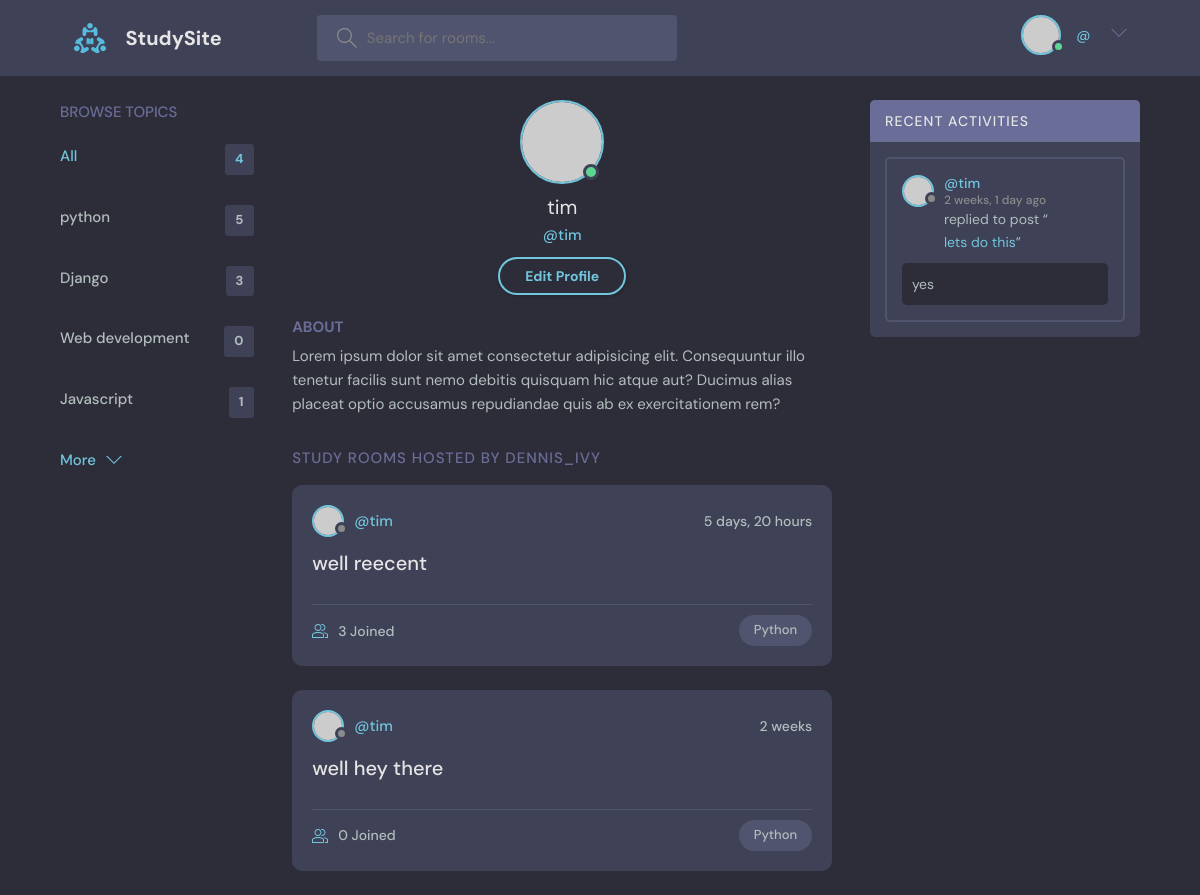
The app's page /profile/2/ with its own data.
### base/models.py (models this page shows, shortened)
class Topic(models.Model):
    name = models.CharField(max_length=200)

class Room(models.Model):
    host =models.ForeignKey(User,on_delete=models.CASCADE)
    topic =models.ForeignKey(Topic,on_delete=models.SET_NULL,null=True)
    name = models.CharField(max_length=200)
    description = models.TextField(null=True,blank=True)
    participants = models.ManyToManyField(User,related_name='participants',blank=True)
    updated = models.DateTimeField(auto_now=True)
    created = models.DateTimeField(auto_now_add=True)
    class Meta:
        ordering = ['-updated','-created']
    def __str__(self):
        return self.name

class Message(models.Model):
    user = models.ForeignKey(User,on_delete=models.CASCADE)
    room = models.ForeignKey(Room, on_delete=models.CASCADE)
    body = models.TextField()
    updated = models.DateTimeField(auto_now=True)
    created = models.DateTimeField(auto_now_add=True)
    class Meta:
        ordering = ['-updated','-created']

### base/views.py (the view)
# urls.py: path('profile/<str:pk>/',views.UserProfile,name="user-profile"),
def UserProfile(request,pk):
    user = User.objects.get(id=pk)
    rooms = user.room_set.all()
    room_messages = user.message_set.all()
    topics = Topic.objects.all()
    context = {'user':user,'rooms':rooms,'room_messages':room_messages,'topics':topics}
    return render(request,'base/profile.html',context)

### base/templates/base/profile.html
{% extends 'main.html' %}
{% block content %}
  <main class="profile-page layout layout--3">
    <div class="container">
      {% include 'base/topic_components.html' %}
      <div class="roomList">
        <div class="profile">
          <div class="profile__avatar">
            <div class="avatar avatar--large active">
              <img src="https://randomuser.me/api/portraits/men/11.jpg" />
            </div>
          </div>
          <div class="profile__info">
            <h3>{{user.username}}</h3>
            <p>@{{user.username}}</p>
            <a href="edit-user.html" class="btn btn--main btn--pill">Edit Profile</a>
          </div>
          <div class="profile__about">
            <h3>About</h3>
            <p>
              Lorem ipsum dolor sit amet consectetur adipisicing elit. Consequuntur illo tenetur
              facilis sunt nemo debitis quisquam hic atque aut? Ducimus alias placeat optio
              accusamus repudiandae quis ab ex exercitationem rem?
            </p>
          </div>
        </div>
        <div class="roomList__header">
          <div>
            <h2>Study Rooms Hosted by dennis_ivy</a>
            </h2>
          </div>
        </div>
        {% include 'base/feed_component.html' %}
      </div>
      {% include 'base/activity_component.html' %}
    </div>
  </main>
{% endblock %}

### base/templates/base/topic_components.html
<div class="topics">
    <div class="topics__header">
      <h2>Browse Topics</h2>
    </div>
    <ul class="topics__list">
      <li>
        <a href="{% url 'home' %}" class="active">All <span>{{topics.count}}</span></a>
      </li>
      {% for topic in topics %}
      <li>
        <a href="{% url 'home' %}?q={{topic.name}}">{{topic.name}} <span>{{topic.room_set.all.count}}</span></a>
      </li>
      {% endfor %}
    </ul>
    <a class="btn btn--link" href="topics.html">
      More
      <svg version="1.1" xmlns="http://www.w3.org/2000/svg" width="32" height="32" viewBox="0 0 32 32">
        <title>chevron-down</title>
        <path d="M16 21l-13-13h-3l16 16 16-16h-3l-13 13z"></path>
      </svg>
    </a>
  </div>

### base/templates/base/feed_component.html
{% for room in rooms%}
<div class="roomListRoom">
    <div class="roomListRoom__header">
      <a href="{% url 'user-profile' room.host.id %}" class="roomListRoom__author">
        <div class="avatar avatar--small">
          <img src="https://randomuser.me/api/portraits/women/11.jpg" />
        </div>
        <span>@{{room.host.username}}</span>
      </a>
      <div class="roomListRoom__actions">
        <span>{{room.created|timesince}}</span>
      </div>
    </div>
    <div class="roomListRoom__content">
      <a href="{%url 'room' room.id%}">{{room.name}}</a>
    </div>
    <div class="roomListRoom__meta">
      <a href="{%url 'room' room.id%}" class="roomListRoom__joined">
        <svg version="1.1" xmlns="http://www.w3.org/2000/svg" width="32" height="32" viewBox="0 0 32 32">
          <title>{{room.topic.name}}</title>
          <path
            d="M30.539 20.766c-2.69-1.547-5.75-2.427-8.92-2.662 0.649 0.291 1.303 0.575 1.918 0.928 0.715 0.412 1.288 1.005 1.71 1.694 1.507 0.419 2.956 1.003 4.298 1.774 0.281 0.162 0.456 0.487 0.456 0.85v4.65h-4v2h5c0.553 0 1-0.447 1-1v-5.65c0-1.077-0.56-2.067-1.461-2.584z"
          ></path>
          <path
            d="M22.539 20.766c-6.295-3.619-14.783-3.619-21.078 0-0.901 0.519-1.461 1.508-1.461 2.584v5.65c0 0.553 0.447 1 1 1h22c0.553 0 1-0.447 1-1v-5.651c0-1.075-0.56-2.064-1.461-2.583zM22 28h-20v-4.65c0-0.362 0.175-0.688 0.457-0.85 5.691-3.271 13.394-3.271 19.086 0 0.282 0.162 0.457 0.487 0.457 0.849v4.651z"
          ></path>
          <path
            d="M19.502 4.047c0.166-0.017 0.33-0.047 0.498-0.047 2.757 0 5 2.243 5 5s-2.243 5-5 5c-0.168 0-0.332-0.030-0.498-0.047-0.424 0.641-0.944 1.204-1.513 1.716 0.651 0.201 1.323 0.331 2.011 0.331 3.859 0 7-3.141 7-7s-3.141-7-7-7c-0.688 0-1.36 0.131-2.011 0.331 0.57 0.512 1.089 1.075 1.513 1.716z"
          ></path>
          <path
            d="M12 16c3.859 0 7-3.141 7-7s-3.141-7-7-7c-3.859 0-7 3.141-7 7s3.141 7 7 7zM12 4c2.757 0 5 2.243 5 5s-2.243 5-5 5-5-2.243-5-5c0-2.757 2.243-5 5-5z"
          ></path>
        </svg>
        {{room.participants.all.count}} Joined
      </a>
      <p class="roomListRoom__topic">Python</p>
    </div>
  </div>
    {%endfor%}

### base/templates/base/activity_component.html (shortened to what this page needs)
<div class="activities">
    <div class="activities__header">
      <h2>Recent Activities</h2>
    </div>
    {% for message in room_messages %}
    <div class="activities__box">
      <div class="activities__boxHeader roomListRoom__header">
        <a href="{% url 'user-profile' message.user.id %}" class="roomListRoom__author">
          <div class="avatar avatar--small">
            <img src="https://randomuser.me/api/portraits/women/11.jpg" />
          </div>
          <p>
            @{{message.user}}
            <span>{{message.created|timesince}} ago</span>
          </p>
        </a>
      </div>
      <div class="activities__boxContent">
        <p>replied to post “<a href="{% url 'room' message.room.id %}">{{message.room}}</a>”</p>
        <div class="activities__boxRoomContent">
            {{message.body}}
        </div>
      </div>
    </div>
    {% endfor %}
  </div>

### records on screen
Topic: name "python", room_set.all.count "5"
Topic: name "Django", room_set.all.count "3"
Topic: name "Web development", room_set.all.count "0"
Topic: name "Javascript", room_set.all.count "1"
Room: host.username "tim", created "5 days, 20 hours", name "well reecent", participants.all.count "3"
Room: host.username "tim", created "2 weeks", name "well hey there", participants.all.count "0"
Message: user "tim", created "2 weeks, 1 day", room "lets do this", body "yes"

### other values on screen
{{ topics.count }} "4"
{{ user.username }} "tim"
